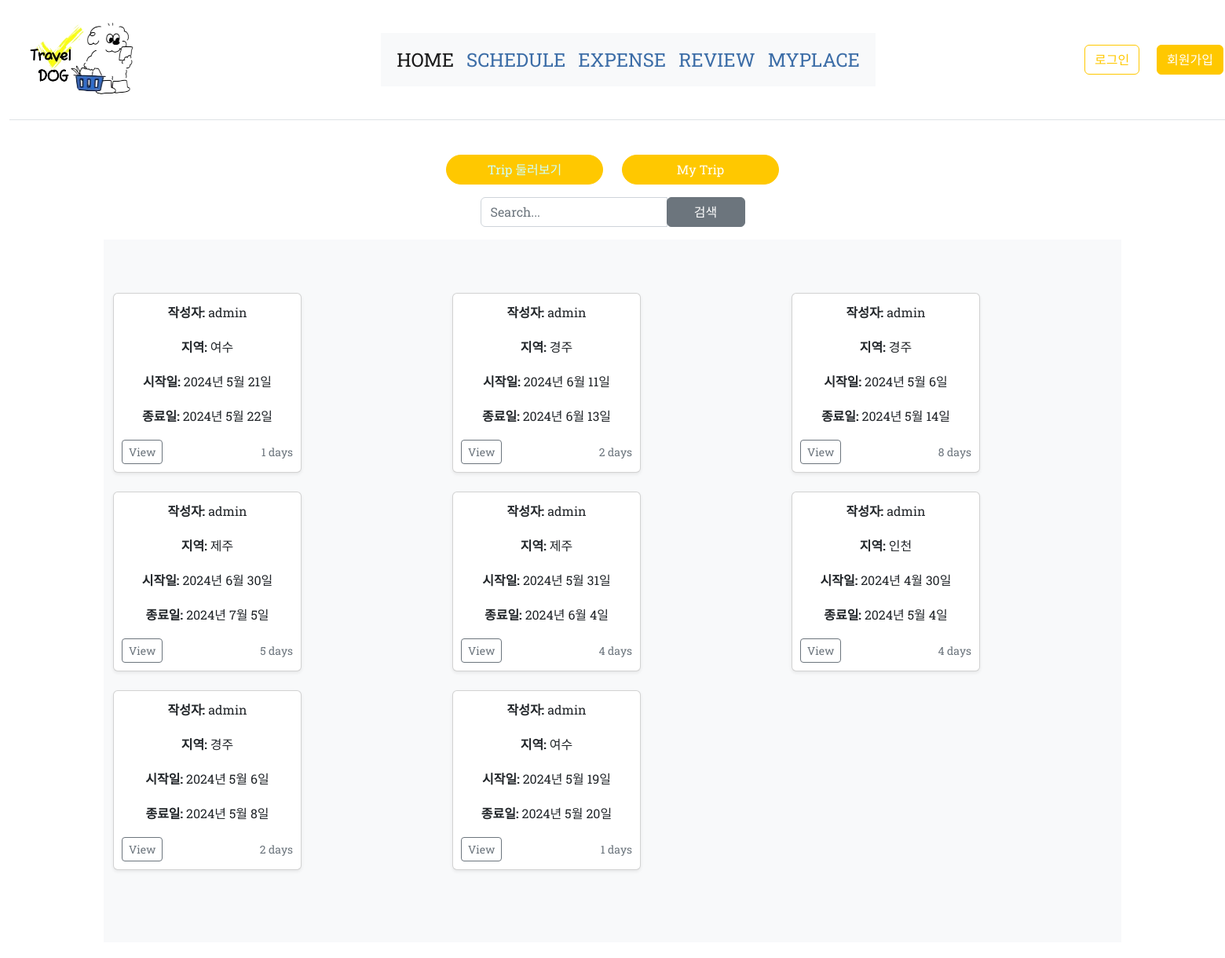
The app's page /review/index/, older data.
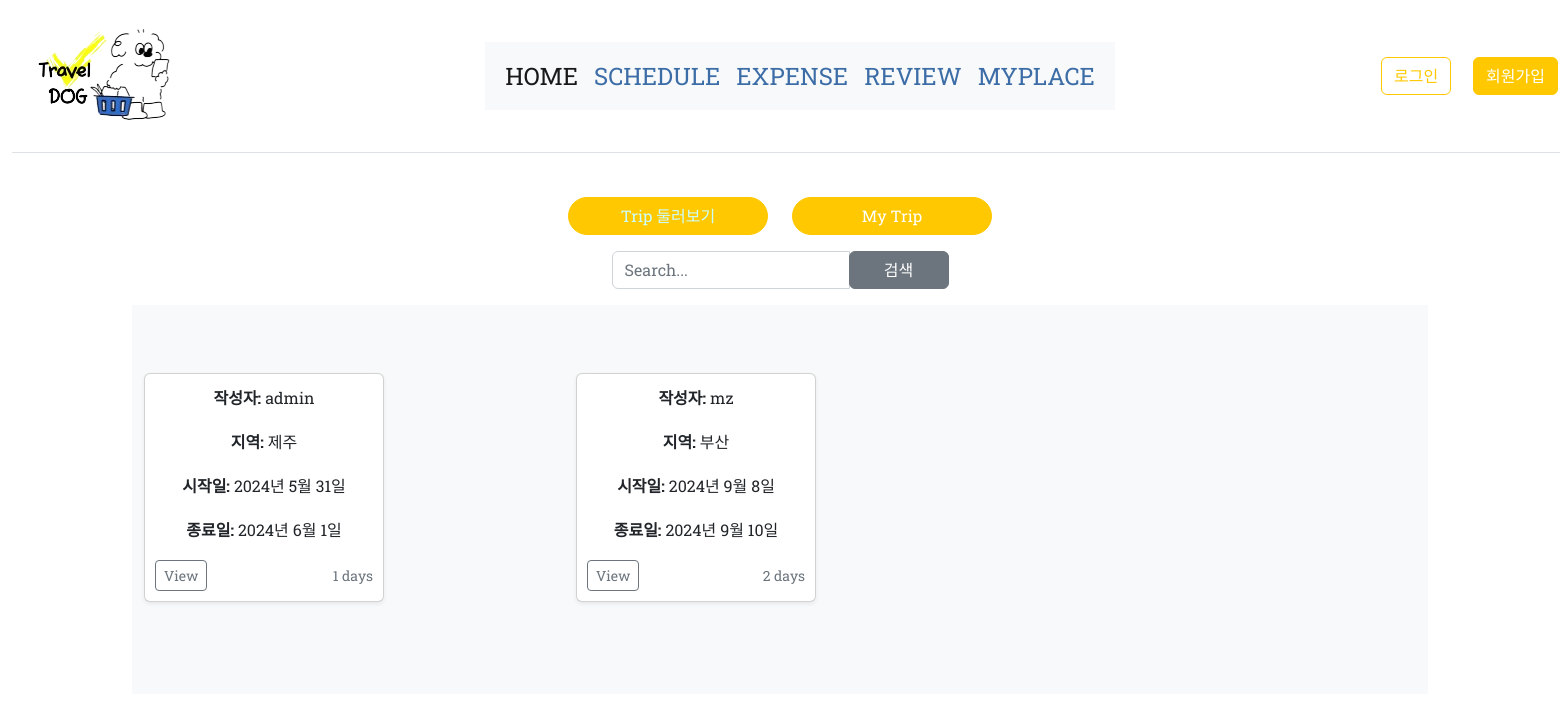
The same page, newer data.
### trips/models.py (models this page shows, shortened)
class Trip(models.Model):
    user = models.ForeignKey(User, on_delete=models.CASCADE)
    region = models.ForeignKey(Region, on_delete=models.CASCADE)
    start_date = models.DateField()
    end_date = models.DateField()
    def duration(self):
        return (self.end_date - self.start_date).days

class Region(models.Model):
    name = models.CharField(max_length=100)
    image = models.FileField(upload_to='symbol/', blank=True, null=True)
    def __str__(self):
        return self.name

### review/views.py (the view)
# urls.py: path("", views.index),
def index(request):
    userId = request.user.id
    query = request.GET.get('topic', '')
    print('쿼리:', query)
    trips = Trip.objects.all()
    imageList = {}  # {trip1: [imgurl1, imgurl2, ...], trip2: [imgurl1, imgurl2, ...], ...}
    for trip in trips:
        tripDetails = TripDetail.objects.filter(trip_id=trip.id)
        for detail in tripDetails:
            try:
                imgs = []
                border = Border.objects.get(trip_detail=detail)
                images = BorderImage.objects.filter(border_id=border.id)
                for img in images:
                    imgs.append(img.image.url)
                imageList[trip.id] = imgs
            except:
                imageList[trip.id] = []
    if query:
        tripdetails = TripDetail.objects.filter(context__icontains=f'#{query}')
        detailList = {}  # {tripId: [details]}
        for d in tripdetails:
            if d.trip.id not in detailList:
                detailList[d.trip.id] = []
            detailList[d.trip.id].append(d)
        content = {
            'detailList': detailList,
            'userId': userId,
            'topic': query,
            'imageList': imageList,
        }
        return render(request, 'review/index.html', content)
    else:
        content = {
            'trips': trips,
            'userId': userId,
            'imageList': imageList,
        }
        return render(request, 'review/index.html', content)

### template/review/index.html (shortened to what the changed rows need)
{% extends 'index.html' %}
{% load humanize %}
{% block content %}
<div>
    {% if topic %}
    <div class="album py-5 bg-light">
        <div class="container">
            <div class="row">
                {% for tId, details in detailList.items %}
                {% for detail in details %}
                <div class="col-md-4">
                    <div class="card mb-4 shadow-sm" style="width: 15rem; height: auto;">
                        {% if tId in imageList %}
                        {% for tripId, image in imageList.items %}
                            {% for img in image %}
                                {% if tId == tripId and forloop.first %}
                                <img src="{{ img }}" class="card-img-top" style="width: 100%; height: 150px; object-fit: cover;" alt="{{ detail.destination.name }}">
                                {% endif %}
                            {% endfor %}
                        {% endfor %}
                        {% endif %}
                        <div class="card-body" style="padding: 10px;">
                            <p class="card-text"><strong>장소:</strong> {{ detail.destination.name }}</p>
                            <p class="card-text"><strong>비용:</strong> {{ detail.expense|floatformat:0|intcomma }}</p>
                            <p class="card-text"><strong>내용:</strong> {{ detail.context }}</p>
                            <div class="d-flex justify-content-between align-items-center">
                                <div class="btn-group">
                                    <button type="button" class="btn btn-sm btn-outline-secondary"
                                    onclick="location.href='/review/tripDetail/{{tId}}/'">View</button>
                                </div>
                            </div>
                        </div>
                    </div>
                </div>
                {% endfor %}
                {% endfor %}
            </div>
        </div>
    </div>
    {% elif trips %}
    <div class="album py-5 bg-light">
        <div class="container">
            <div class="row">
                {% for trip in trips %}
                <div class="col-md-4">
                    <div class="card mb-4 shadow-sm" style="width: 15rem; height: auto;">
                        <div class="card-body" style="padding: 10px;">
                            <p class="card-text"><strong>작성자:</strong> {{ trip.user }}</p>
                            <p class="card-text"><strong>지역:</strong> {{ trip.region }}</p>
                            <p class="card-text"><strong>시작일:</strong> {{ trip.start_date }}</p>
                            <p class="card-text"><strong>종료일:</strong> {{ trip.end_date }}</p>
                            <div class="d-flex justify-content-between align-items-center">
                                <div class="btn-group">
                                    <button type="button" class="btn btn-sm btn-outline-secondary"
                                    onclick="location.href='/review/tripDetail/{{trip.id}}/'">View</button>
                                </div>
                                <small class="text-muted">{{ trip.duration }} days</small>
                            </div>
                        </div>
                    </div>
                </div>
                {% endfor %}
            </div>
        </div>
    </div>
    {% else %}
    <p class="text-center">게시물이 없습니다.</p>
    {% endif %}
</div>
{% endblock %}

Row changes from the older to the newer data that the page shows:
removed Trip: user "admin", region "여수", start_date "2024년 5월 21일", end_date "2024년 5월 22일", duration "1"
removed Trip: user "admin", region "경주", start_date "2024년 6월 11일", end_date "2024년 6월 13일", duration "2"
removed Trip: user "admin", region "경주", start_date "2024년 5월 6일", end_date "2024년 5월 14일", duration "8"
removed Trip: user "admin", region "제주", start_date "2024년 6월 30일", end_date "2024년 7월 5일", duration "5"
removed Trip: user "admin", region "제주", start_date "2024년 5월 31일", end_date "2024년 6월 4일", duration "4"
removed Trip: user "admin", region "인천", start_date "2024년 4월 30일", end_date "2024년 5월 4일", duration "4"
removed Trip: user "admin", region "경주", start_date "2024년 5월 6일", end_date "2024년 5월 8일", duration "2"
removed Trip: user "admin", region "여수", start_date "2024년 5월 19일", end_date "2024년 5월 20일", duration "1"
added Trip: user "admin", region "제주", start_date "2024년 5월 31일", end_date "2024년 6월 1일", duration "1"
added Trip: user "mz", region "부산", start_date "2024년 9월 8일", end_date "2024년 9월 10일", duration "2"
